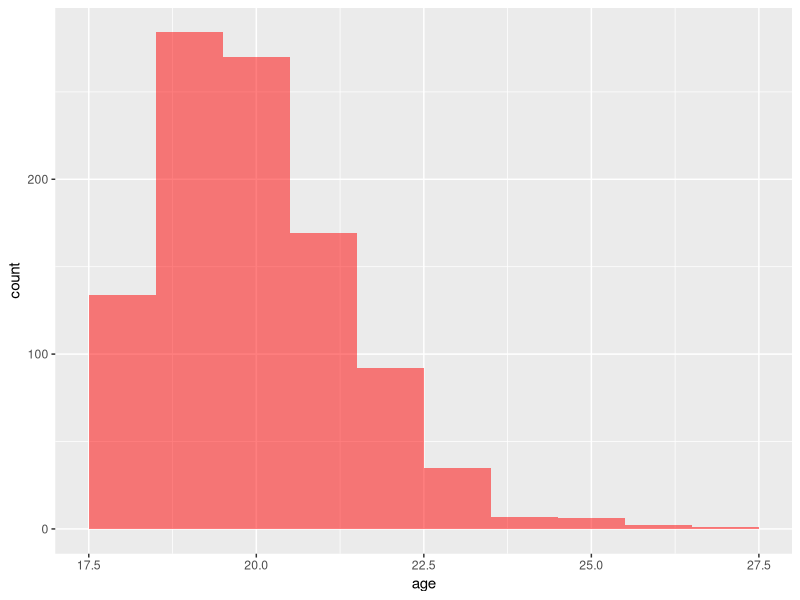
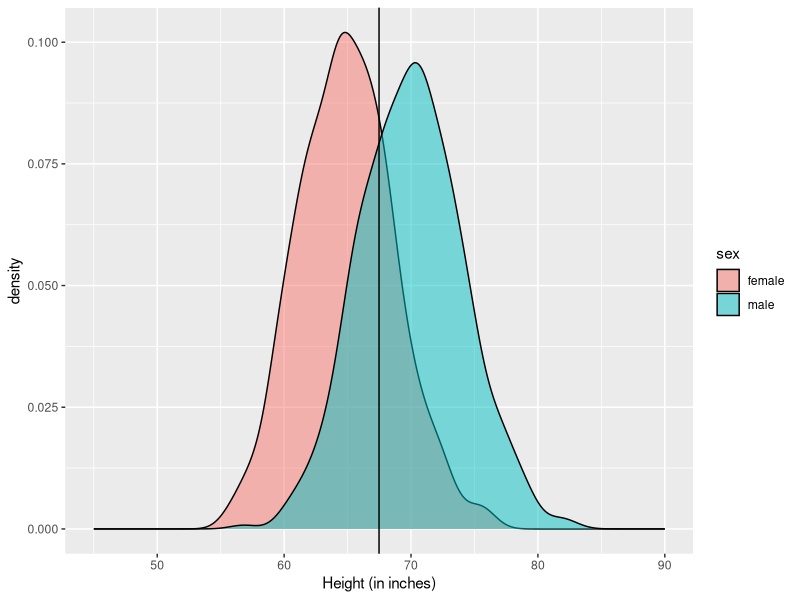
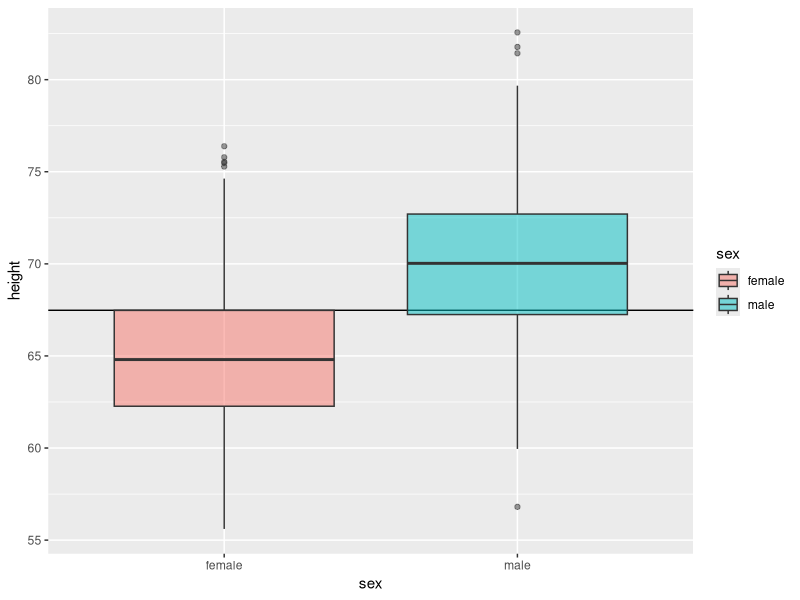
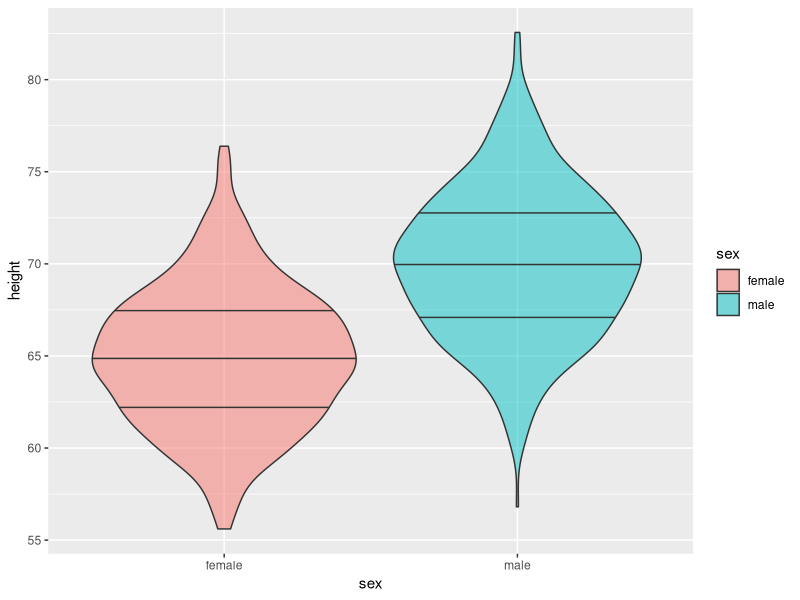
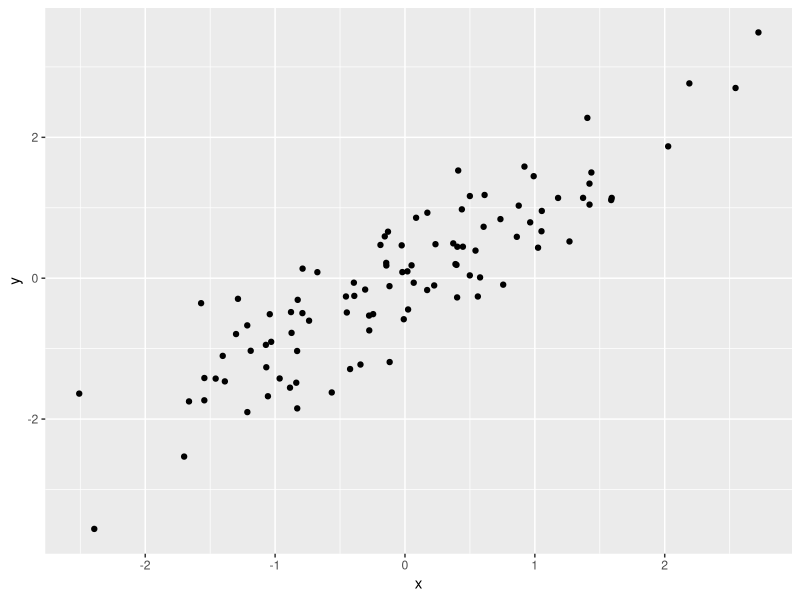
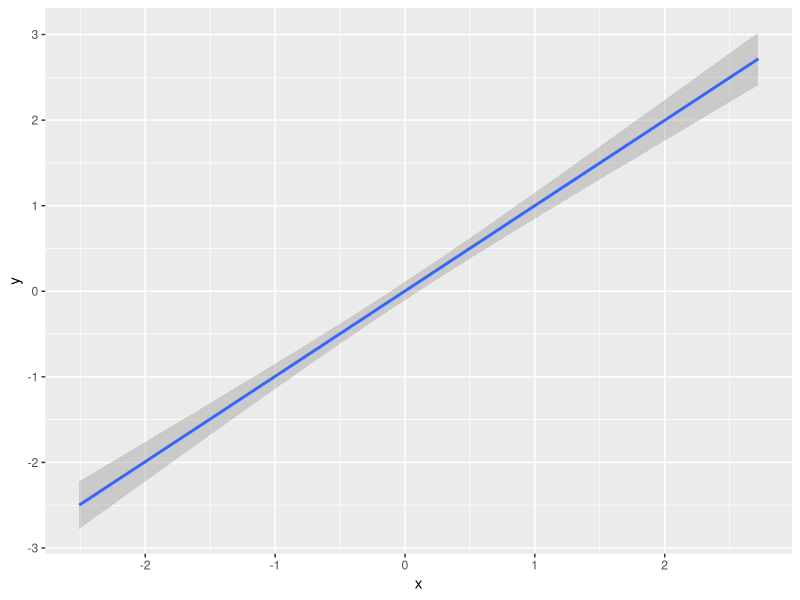
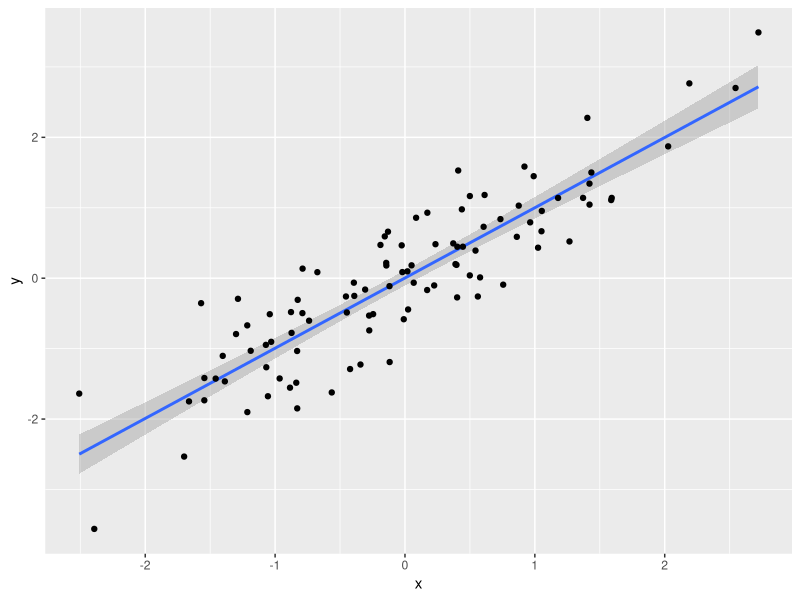
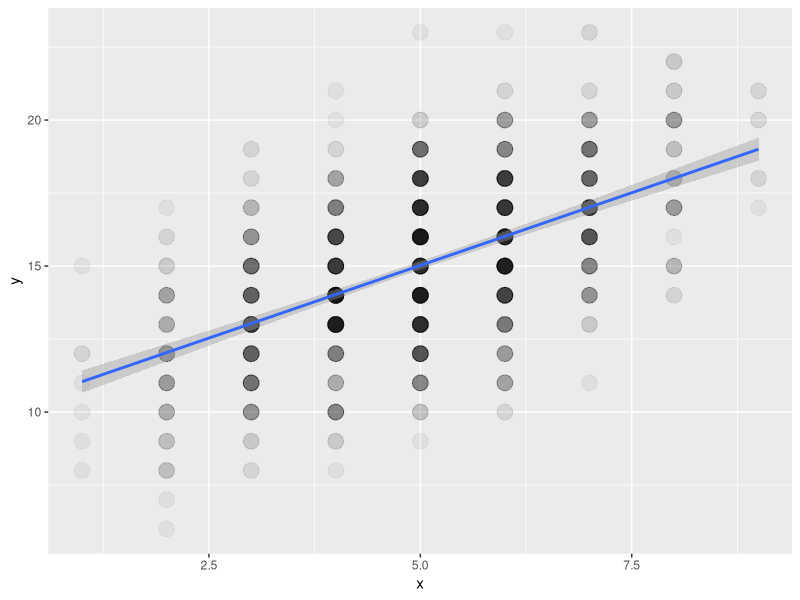

Write R code to recreate these figures, in order.
## ---- chunk 1
#suppress the warnings and other messages from showing in the knitted file.
knitr::opts_chunk$set(
  fig.width  = 8, 
  fig.height = 5, 
  fig.path   = 'images/',
  echo       = TRUE, 
  warning    = FALSE, 
  message    = FALSE
)
## ---- chunk 2
library(tidyverse)
library(viridis)
## ---- chunk 3

data.frame(
  age = rpois(1000, 2) + 18
) %>%
  ggplot(aes(age)) +
  geom_histogram(binwidth = 1, fill="red", alpha=0.5)
  
## ---- chunk 4

df <- data.frame(
  sex = rep(c("male", "female"), each = 500),
  height = c(rnorm(500, 70, 4), rnorm(500, 65, 3.5))
) 
  
ggplot(df, aes(height, fill=sex)) +
  geom_density(alpha=0.5) +
  geom_vline(xintercept = mean(df$height)) +
  xlim(45, 90) +
  xlab("Height (in inches)")

## ---- chunk 5
ggplot(df, aes(sex, height, fill=sex)) +
  geom_hline(yintercept = mean(df$height)) +
  geom_boxplot(alpha=0.5)
## ---- chunk 6
ggplot(df, aes(sex, height, fill=sex)) +
  geom_violin(draw_quantiles = c(0.25, 0.5, 0.75), alpha=0.5)
## ---- chunk 7

df2 <- data.frame(
  x = rnorm(100)
) %>%
  mutate(y = x + rnorm(100, 0, 0.5))

ggplot(df2, aes(x, y)) +
  geom_point()

## ---- chunk 8
ggplot(df2, aes(x, y)) +
  geom_smooth(method="lm")
## ---- chunk 9
ggplot(df2, aes(x, y)) +
  geom_smooth(method="lm") +
  geom_point()
## ---- chunk 10

df3 <- data.frame(
  x = rbinom(1000, 10, 0.5)
) %>%
  mutate(y = x + rbinom(1000, 20, 0.5))

ggplot(df3, aes(x, y)) +
  geom_point(size = 5, alpha = .05) +
  geom_smooth(method="lm")

## ---- chunk 11

df3 %>%
  group_by(x, y) %>%
  summarise(count = n()) %>%
  ggplot(aes(x, y, color=count)) +
  geom_point(size = 5) +
  scale_color_viridis()

## ---- chunk 12

data.frame(
  a1 = rnorm(100),
  b1 = rnorm(100)
) %>% 
mutate(
  a2 = a1 + rnorm(100),
  a3 = a1 + rnorm(100),
  a4 = a1 + rnorm(100),
  b2 = b1 + rnorm(100),
  b3 = b1 + rnorm(100),
  b4 = b1 + rnorm(100)
) %>%
  cor() %>%
  as.data.frame() %>%
  rownames_to_column(var = "V1") %>%
  gather("V2", "r", a1:b4) %>%
  ggplot(aes(V1, V2, fill=r)) +
  geom_tile() +
  scale_fill_viridis()
  
